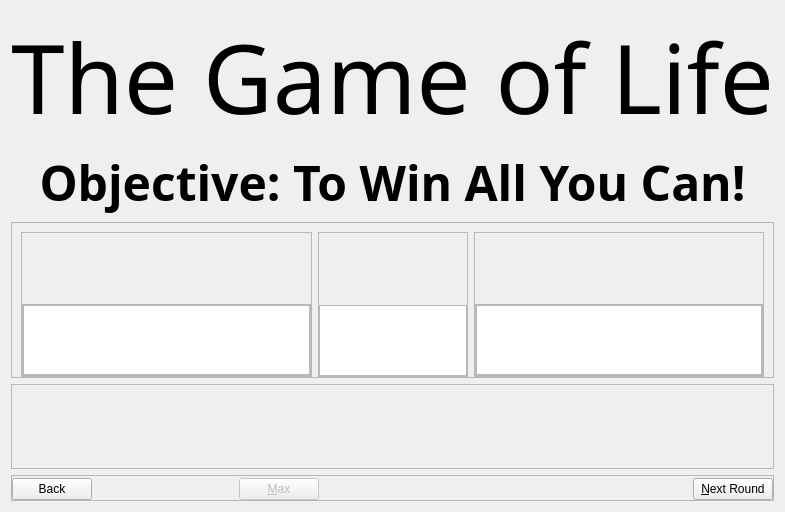
        <widget class="QWidget" name="scores">
         <layout class="QVBoxLayout" name="verticalLayout_5">
          <item>
           <widget class="QLabel" name="label_8">
            <property name="sizePolicy">
             <sizepolicy hsizetype="Preferred" vsizetype="Fixed">
              <horstretch>0</horstretch>
              <verstretch>0</verstretch>
             </sizepolicy>
            </property>
            <property name="font">
             <font>
              <family>Berlin Sans FB</family>
              <pointsize>72</pointsize>
             </font>
            </property>
            <property name="text">
             <string>The Game of Life</string>
            </property>
            <property name="alignment">
             <set>Qt::AlignHCenter|Qt::AlignTop</set>
            </property>
            <property name="margin">
             <number>-20</number>
            </property>
           </widget>
          </item>
          <item>
           <widget class="QLabel" name="label_tagline_2">
            <property name="sizePolicy">
             <sizepolicy hsizetype="Preferred" vsizetype="Fixed">
              <horstretch>0</horstretch>
              <verstretch>0</verstretch>
             </sizepolicy>
            </property>
            <property name="font">
             <font>
              <family>Berlin Sans FB Demi</family>
              <pointsize>36</pointsize>
              <weight>75</weight>
              <bold>true</bold>
             </font>
            </property>
            <property name="text">
             <string>Objective: To Win All You Can!</string>
            </property>
            <property name="alignment">
             <set>Qt::AlignHCenter|Qt::AlignTop</set>
            </property>
            <property name="margin">
             <number>-2</number>
            </property>
           </widget>
          </item>
          <item>
           <widget class="QFrame" name="frame_score_totals">
            <property name="frameShape">
             <enum>QFrame::StyledPanel</enum>
            </property>
            <property name="frameShadow">
             <enum>QFrame::Raised</enum>
            </property>
            <layout class="QHBoxLayout" name="horizontalLayout_7">
             <property name="bottomMargin">
              <number>0</number>
             </property>
             <item>
              <widget class="QFrame" name="frame_17">
               <property name="frameShape">
                <enum>QFrame::StyledPanel</enum>
               </property>
               <property name="frameShadow">
                <enum>QFrame::Raised</enum>
               </property>
               <layout class="QVBoxLayout" name="verticalLayout_10">
                <property name="leftMargin">
                 <number>0</number>
                </property>
                <property name="topMargin">
                 <number>0</number>
                </property>
                <property name="rightMargin">
                 <number>0</number>
                </property>
                <property name="bottomMargin">
                 <number>0</number>
                </property>
                <item>
                 <widget class="QLabel" name="label_teama_title">
                  <property name="sizePolicy">
                   <sizepolicy hsizetype="Preferred" vsizetype="Fixed">
                    <horstretch>0</horstretch>
                    <verstretch>0</verstretch>
                   </sizepolicy>
                  </property>
                  <property name="font">
                   <font>
                    <family>Berlin Sans FB</family>
                    <pointsize>36</pointsize>
                   </font>
                  </property>
                  <property name="text">
                   <string/>
                  </property>
                  <property name="alignment">
                   <set>Qt::AlignCenter</set>
                  </property>
                 </widget>
                </item>
                <item>
                 <widget class="QFrame" name="frame_26">
                  <property name="frameShape">
                   <enum>QFrame::StyledPanel</enum>
                  </property>
                  <property name="frameShadow">
                   <enum>QFrame::Raised</enum>
                  </property>
                  <layout class="QVBoxLayout" name="verticalLayout_11">
                   <property name="leftMargin">
                    <number>0</number>
                   </property>
                   <property name="topMargin">
                    <number>0</number>
                   </property>
                   <property name="rightMargin">
                    <number>0</number>
                   </property>
                   <property name="bottomMargin">
                    <number>0</number>
                   </property>
                   <item>
                    <widget class="QTableView" name="tableView_teama">
                     <property name="font">
                      <font>
                       <family>Arial</family>
                       <pointsize>20</pointsize>
                      </font>
                     </property>
                     <property name="verticalScrollBarPolicy">
                      <enum>Qt::ScrollBarAlwaysOff</enum>
                     </property>
                     <property name="horizontalScrollBarPolicy">
                      <enum>Qt::ScrollBarAlwaysOff</enum>
                     </property>
                     <property name="sizeAdjustPolicy">
                      <enum>QAbstractScrollArea::AdjustToContents</enum>
                     </property>
                     <property name="editTriggers">
                      <set>QAbstractItemView::NoEditTriggers</set>
                     </property>
                     <property name="tabKeyNavigation">
                      <bool>false</bool>
                     </property>
                     <property name="showDropIndicator" stdset="0">
                      <bool>false</bool>
                     </property>
                     <property name="dragDropOverwriteMode">
                      <bool>false</bool>
                     </property>
                     <property name="alternatingRowColors">
                      <bool>true</bool>
                     </property>
                     <property name="selectionMode">
                      <enum>QAbstractItemView::NoSelection</enum>
                     </property>
                     <property name="wordWrap">
                      <bool>false</bool>
                     </property>
                     <property name="cornerButtonEnabled">
                      <bool>false</bool>
                     </property>
                     <attribute name="horizontalHeaderVisible">
                      <bool>false</bool>
                     </attribute>
                     <attribute name="horizontalHeaderDefaultSectionSize">
                      <number>150</number>
                     </attribute>
                     <attribute name="horizontalHeaderHighlightSections">
                      <bool>false</bool>
                     </attribute>
                     <attribute name="verticalHeaderVisible">
                      <bool>false</bool>
                     </attribute>
                     <attribute name="verticalHeaderHighlightSections">
                      <bool>false</bool>
                     </attribute>
                    </widget>
                   </item>
                  </layout>
                 </widget>
                </item>
               </layout>
              </widget>
             </item>
             <item>
              <widget class="QFrame" name="frame_24">
               <property name="sizePolicy">
                <sizepolicy hsizetype="Preferred" vsizetype="Preferred">
                 <horstretch>0</horstretch>
                 <verstretch>0</verstretch>
                </sizepolicy>
               </property>
               <property name="minimumSize">
                <size>
                 <width>150</width>
                 <height>0</height>
                </size>
               </property>
               <property name="maximumSize">
                <size>
                 <width>50</width>
                 <height>16777215</height>
                </size>
               </property>
               <property name="frameShape">
                <enum>QFrame::StyledPanel</enum>
               </property>
               <property name="frameShadow">
                <enum>QFrame::Raised</enum>
               </property>
               <layout class="QVBoxLayout" name="verticalLayout_13">
                <property name="spacing">
                 <number>7</number>
                </property>
                <property name="leftMargin">
                 <number>0</number>
                </property>
                <property name="topMargin">
                 <number>0</number>
                </property>
                <property name="rightMargin">
                 <number>0</number>
                </property>
                <property name="bottomMargin">
                 <number>0</number>
                </property>
                <item>
                 <widget class="QLabel" name="label_11">
                  <property name="sizePolicy">
                   <sizepolicy hsizetype="Preferred" vsizetype="Fixed">
                    <horstretch>0</horstretch>
                    <verstretch>0</verstretch>
                   </sizepolicy>
                  </property>
                  <property name="font">
                   <font>
                    <family>Berlin Sans FB</family>
                    <pointsize>36</pointsize>
                   </font>
                  </property>
                  <property name="text">
                   <string/>
                  </property>
                 </widget>
                </item>
                <item>
                 <widget class="QTableView" name="tableView_rounds">
                  <property name="font">
                   <font>
                    <family>Arial</family>
                    <pointsize>20</pointsize>
                   </font>
                  </property>
                  <property name="verticalScrollBarPolicy">
                   <enum>Qt::ScrollBarAlwaysOff</enum>
                  </property>
                  <property name="horizontalScrollBarPolicy">
                   <enum>Qt::ScrollBarAlwaysOff</enum>
                  </property>
                  <property name="sizeAdjustPolicy">
                   <enum>QAbstractScrollArea::AdjustToContents</enum>
                  </property>
                  <property name="editTriggers">
                   <set>QAbstractItemView::NoEditTriggers</set>
                  </property>
                  <property name="tabKeyNavigation">
                   <bool>false</bool>
                  </property>
                  <property name="showDropIndicator" stdset="0">
                   <bool>false</bool>
                  </property>
                  <property name="dragDropOverwriteMode">
                   <bool>false</bool>
                  </property>
                  <property name="alternatingRowColors">
                   <bool>true</bool>
                  </property>
                  <property name="selectionMode">
                   <enum>QAbstractItemView::NoSelection</enum>
                  </property>
                  <property name="wordWrap">
                   <bool>false</bool>
                  </property>
                  <property name="cornerButtonEnabled">
                   <bool>false</bool>
                  </property>
                  <attribute name="horizontalHeaderVisible">
                   <bool>false</bool>
                  </attribute>
                  <attribute name="horizontalHeaderHighlightSections">
                   <bool>false</bool>
                  </attribute>
                  <attribute name="verticalHeaderVisible">
                   <bool>false</bool>
                  </attribute>
                  <attribute name="verticalHeaderHighlightSections">
                   <bool>false</bool>
                  </attribute>
                 </widget>
                </item>
               </layout>
              </widget>
             </item>
             <item>
              <widget class="QFrame" name="frame_25">
               <property name="frameShape">
                <enum>QFrame::StyledPanel</enum>
               </property>
               <property name="frameShadow">
                <enum>QFrame::Raised</enum>
               </property>
               <layout class="QVBoxLayout" name="verticalLayout_9">
                <property name="leftMargin">
                 <number>0</number>
                </property>
                <property name="topMargin">
                 <number>0</number>
                </property>
                <property name="rightMargin">
                 <number>0</number>
                </property>
                <property name="bottomMargin">
                 <number>0</number>
                </property>
                <item>
                 <widget class="QLabel" name="label_teamb_title">
                  <property name="sizePolicy">
                   <sizepolicy hsizetype="Preferred" vsizetype="Fixed">
                    <horstretch>0</horstretch>
                    <verstretch>0</verstretch>
                   </sizepolicy>
                  </property>
                  <property name="font">
                   <font>
                    <family>Berlin Sans FB</family>
                    <pointsize>36</pointsize>
                   </font>
                  </property>
                  <property name="text">
                   <string/>
                  </property>
                  <property name="alignment">
                   <set>Qt::AlignCenter</set>
                  </property>
                 </widget>
                </item>
                <item>
                 <widget class="QFrame" name="frame_27">
                  <property name="frameShape">
                   <enum>QFrame::StyledPanel</enum>
                  </property>
                  <property name="frameShadow">
                   <enum>QFrame::Raised</enum>
                  </property>
                  <layout class="QVBoxLayout" name="verticalLayout_12">
                   <property name="leftMargin">
                    <number>0</number>
                   </property>
                   <property name="topMargin">
                    <number>0</number>
                   </property>
                   <property name="rightMargin">
                    <number>0</number>
                   </property>
                   <property name="bottomMargin">
                    <number>0</number>
                   </property>
                   <item>
                    <widget class="QTableView" name="tableView_teamb">
                     <property name="font">
                      <font>
                       <family>Arial</family>
                       <pointsize>20</pointsize>
                      </font>
                     </property>
                     <property name="verticalScrollBarPolicy">
                      <enum>Qt::ScrollBarAlwaysOff</enum>
                     </property>
                     <property name="horizontalScrollBarPolicy">
                      <enum>Qt::ScrollBarAlwaysOff</enum>
                     </property>
                     <property name="sizeAdjustPolicy">
                      <enum>QAbstractScrollArea::AdjustToContents</enum>
                     </property>
                     <property name="editTriggers">
                      <set>QAbstractItemView::NoEditTriggers</set>
                     </property>
                     <property name="tabKeyNavigation">
                      <bool>false</bool>
                     </property>
                     <property name="showDropIndicator" stdset="0">
                      <bool>false</bool>
                     </property>
                     <property name="dragDropOverwriteMode">
                      <bool>false</bool>
                     </property>
                     <property name="alternatingRowColors">
                      <bool>true</bool>
                     </property>
                     <property name="selectionMode">
                      <enum>QAbstractItemView::NoSelection</enum>
                     </property>
                     <property name="wordWrap">
                      <bool>false</bool>
                     </property>
                     <property name="cornerButtonEnabled">
                      <bool>false</bool>
                     </property>
                     <attribute name="horizontalHeaderVisible">
                      <bool>false</bool>
                     </attribute>
                     <attribute name="horizontalHeaderDefaultSectionSize">
                      <number>150</number>
                     </attribute>
                     <attribute name="horizontalHeaderHighlightSections">
                      <bool>false</bool>
                     </attribute>
                     <attribute name="verticalHeaderVisible">
                      <bool>false</bool>
                     </attribute>
                     <attribute name="verticalHeaderHighlightSections">
                      <bool>false</bool>
                     </attribute>
                    </widget>
                   </item>
                  </layout>
                 </widget>
                </item>
               </layout>
              </widget>
             </item>
            </layout>
           </widget>
          </item>
          <item>
           <widget class="QFrame" name="frame_23">
            <property name="sizePolicy">
             <sizepolicy hsizetype="Preferred" vsizetype="Fixed">
              <horstretch>0</horstretch>
              <verstretch>0</verstretch>
             </sizepolicy>
            </property>
            <property name="font">
             <font>
              <family>Berlin Sans FB Demi</family>
              <pointsize>36</pointsize>
              <weight>75</weight>
              <bold>true</bold>
             </font>
            </property>
            <property name="frameShape">
             <enum>QFrame::StyledPanel</enum>
            </property>
            <property name="frameShadow">
             <enum>QFrame::Raised</enum>
            </property>
            <layout class="QHBoxLayout" name="horizontalLayout_8">
             <item>
              <spacer name="horizontalSpacer_4">
               <property name="orientation">
                <enum>Qt::Horizontal</enum>
               </property>
               <property name="sizeHint" stdset="0">
                <size>
                 <width>200</width>
                 <height>20</height>
                </size>
               </property>
              </spacer>
             </item>
             <item>
              <widget class="QLabel" name="label_MaxScoreA">
               <property name="text">
                <string/>
               </property>
              </widget>
             </item>
             <item>
              <spacer name="horizontalSpacer_11">
               <property name="orientation">
                <enum>Qt::Horizontal</enum>
               </property>
               <property name="sizeHint" stdset="0">
                <size>
                 <width>40</width>
                 <height>20</height>
                </size>
               </property>
              </spacer>
             </item>
             <item>
              <widget class="QLabel" name="label_CombinedTotal">
               <property name="text">
                <string/>
               </property>
              </widget>
             </item>
             <item>
              <spacer name="horizontalSpacer_8">
               <property name="orientation">
                <enum>Qt::Horizontal</enum>
               </property>
               <property name="sizeHint" stdset="0">
                <size>
                 <width>40</width>
                 <height>20</height>
                </size>
               </property>
              </spacer>
             </item>
             <item>
              <widget class="QLabel" name="label_MaxScoreB">
               <property name="text">
                <string/>
               </property>
              </widget>
             </item>
             <item>
              <spacer name="horizontalSpacer_9">
               <property name="orientation">
                <enum>Qt::Horizontal</enum>
               </property>
               <property name="sizeHint" stdset="0">
                <size>
                 <width>200</width>
                 <height>20</height>
                </size>
               </property>
              </spacer>
             </item>
            </layout>
           </widget>
          </item>
          <item>
           <widget class="QFrame" name="frame_18">
            <property name="sizePolicy">
             <sizepolicy hsizetype="Preferred" vsizetype="Fixed">
              <horstretch>0</horstretch>
              <verstretch>0</verstretch>
             </sizepolicy>
            </property>
            <property name="frameShape">
             <enum>QFrame::StyledPanel</enum>
            </property>
            <property name="frameShadow">
             <enum>QFrame::Raised</enum>
            </property>
            <layout class="QHBoxLayout" name="horizontalLayout_4">
             <property name="leftMargin">
              <number>0</number>
             </property>
             <property name="topMargin">
              <number>2</number>
             </property>
             <property name="rightMargin">
              <number>0</number>
             </property>
             <property name="bottomMargin">
              <number>0</number>
             </property>
             <item>
              <widget class="QPushButton" name="score_back">
               <property name="text">
                <string>Back</string>
               </property>
              </widget>
             </item>
             <item>
              <spacer name="horizontalSpacer_10">
               <property name="orientation">
                <enum>Qt::Horizontal</enum>
               </property>
               <property name="sizeHint" stdset="0">
                <size>
                 <width>40</width>
                 <height>20</height>
                </size>
               </property>
              </spacer>
             </item>
             <item>
              <widget class="QPushButton" name="score_max">
               <property name="enabled">
                <bool>false</bool>
               </property>
               <property name="text">
                <string>&amp;Max</string>
               </property>
              </widget>
             </item>
             <item>
              <spacer name="horizontalSpacer_5">
               <property name="orientation">
                <enum>Qt::Horizontal</enum>
               </property>
               <property name="sizeHint" stdset="0">
                <size>
                 <width>368</width>
                 <height>20</height>
                </size>
               </property>
              </spacer>
             </item>
             <item>
              <widget class="QPushButton" name="score_next">
               <property name="text">
                <string>&amp;Next Round</string>
               </property>
              </widget>
             </item>
            </layout>
           </widget>
          </item>
         </layout>
        </widget>
